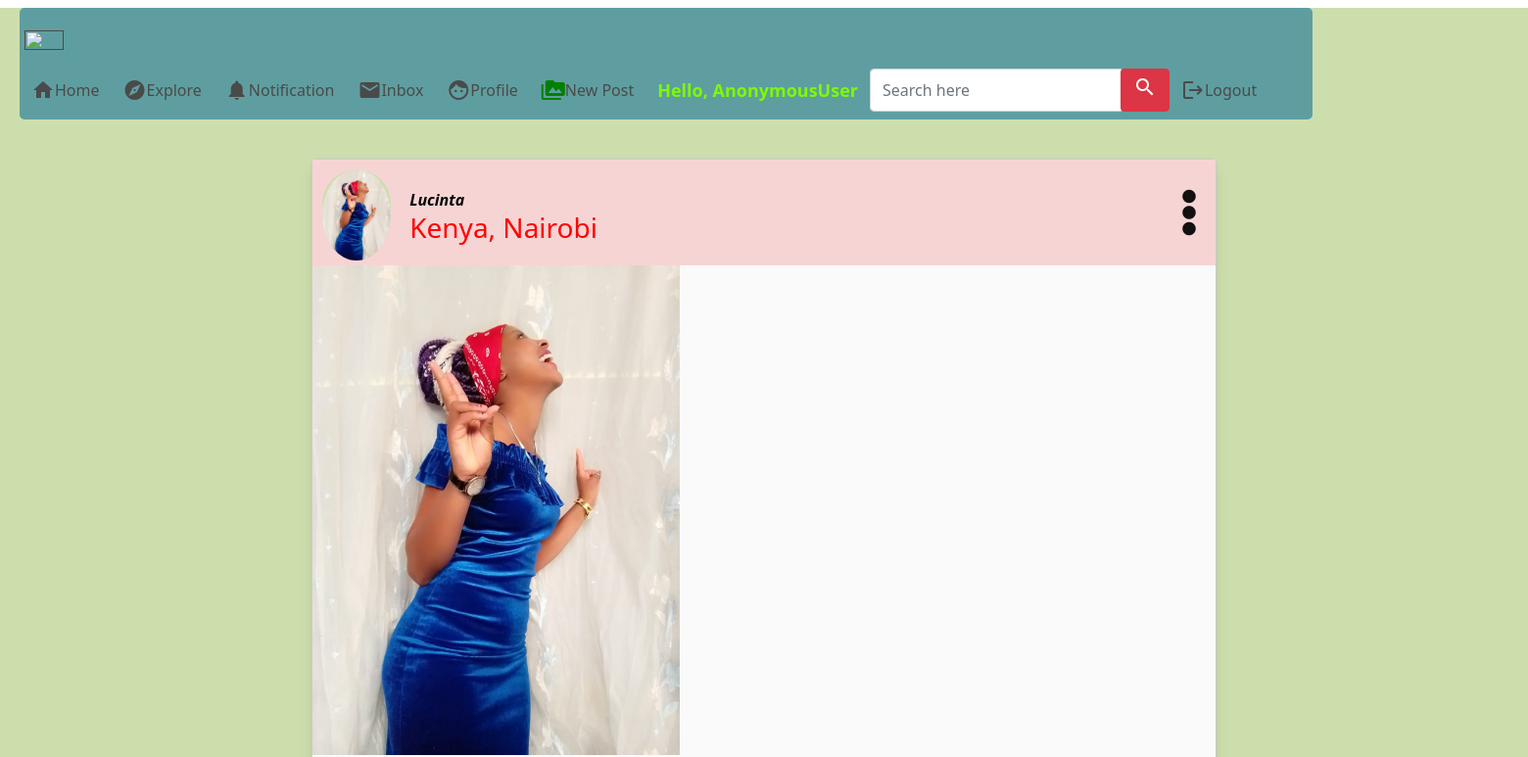
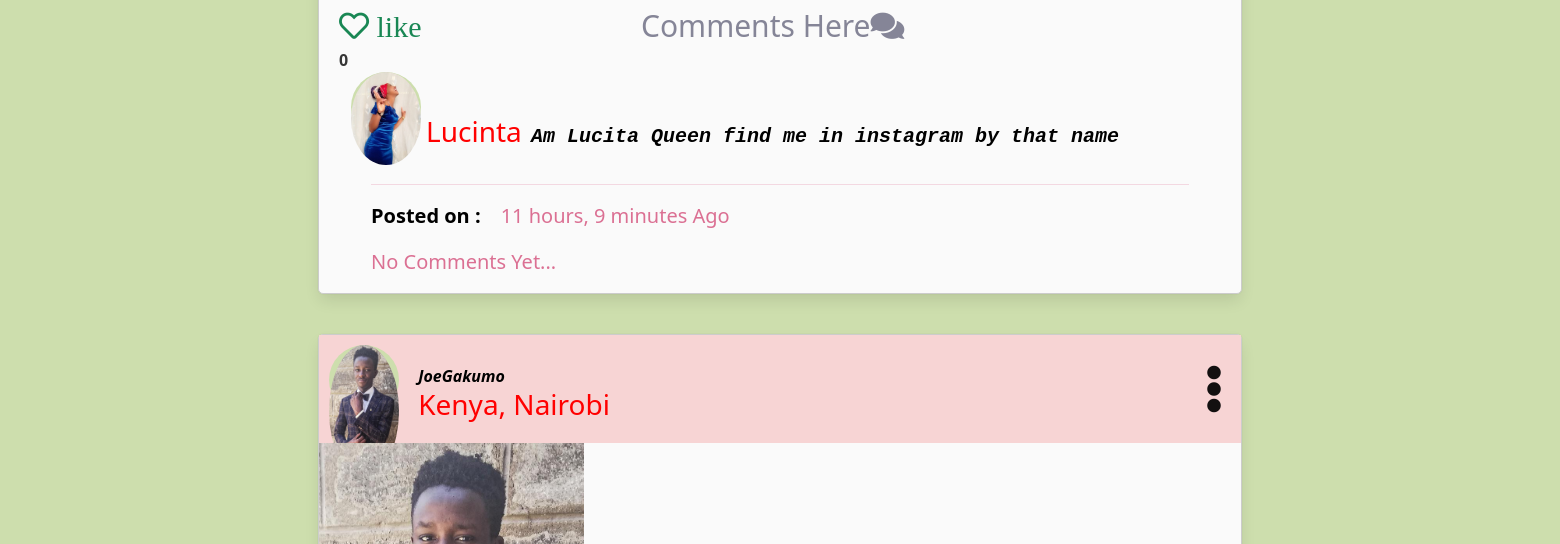
/ (upper part), run on an earlier commit of the app's database (2 pictures, top to bottom).
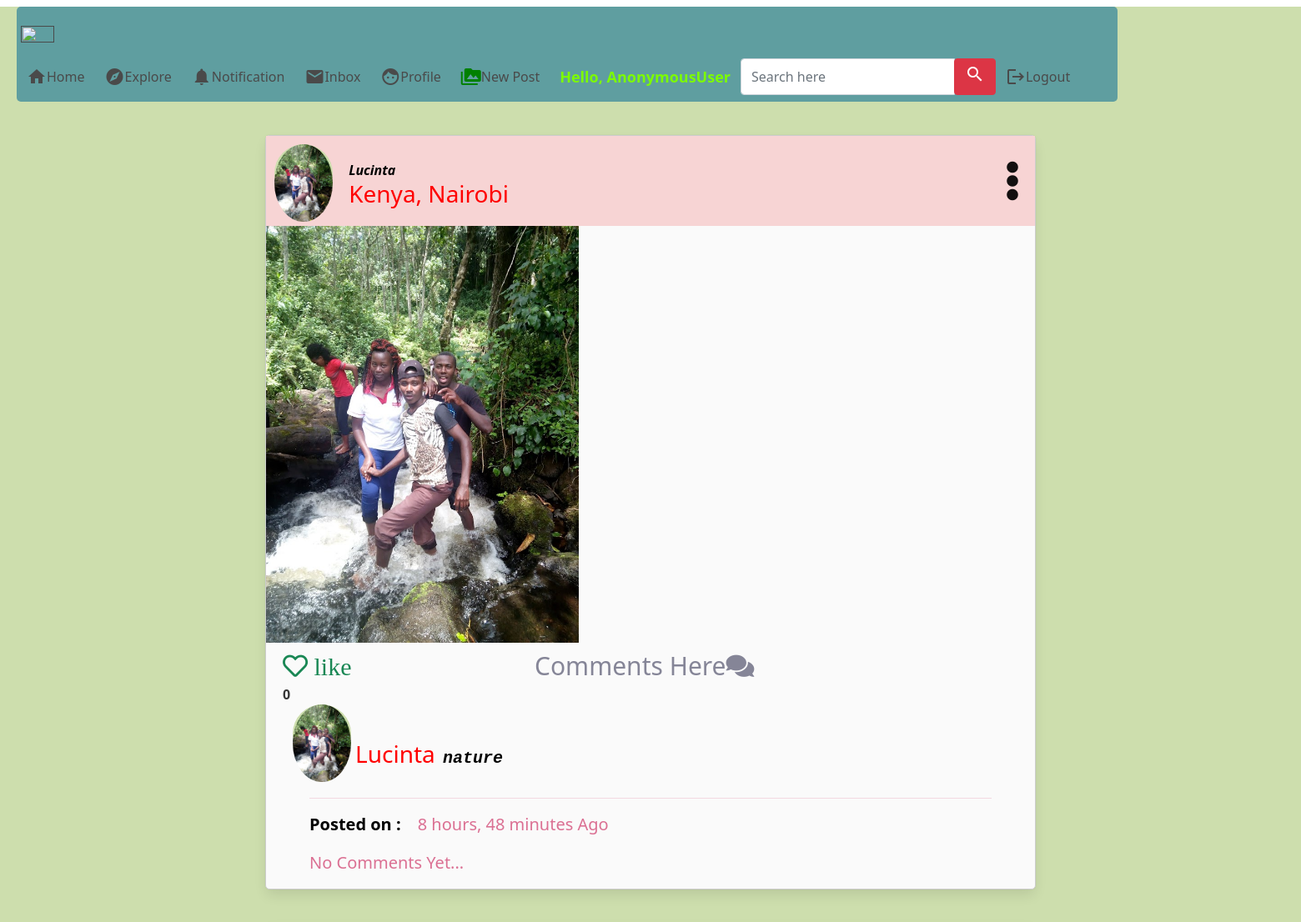
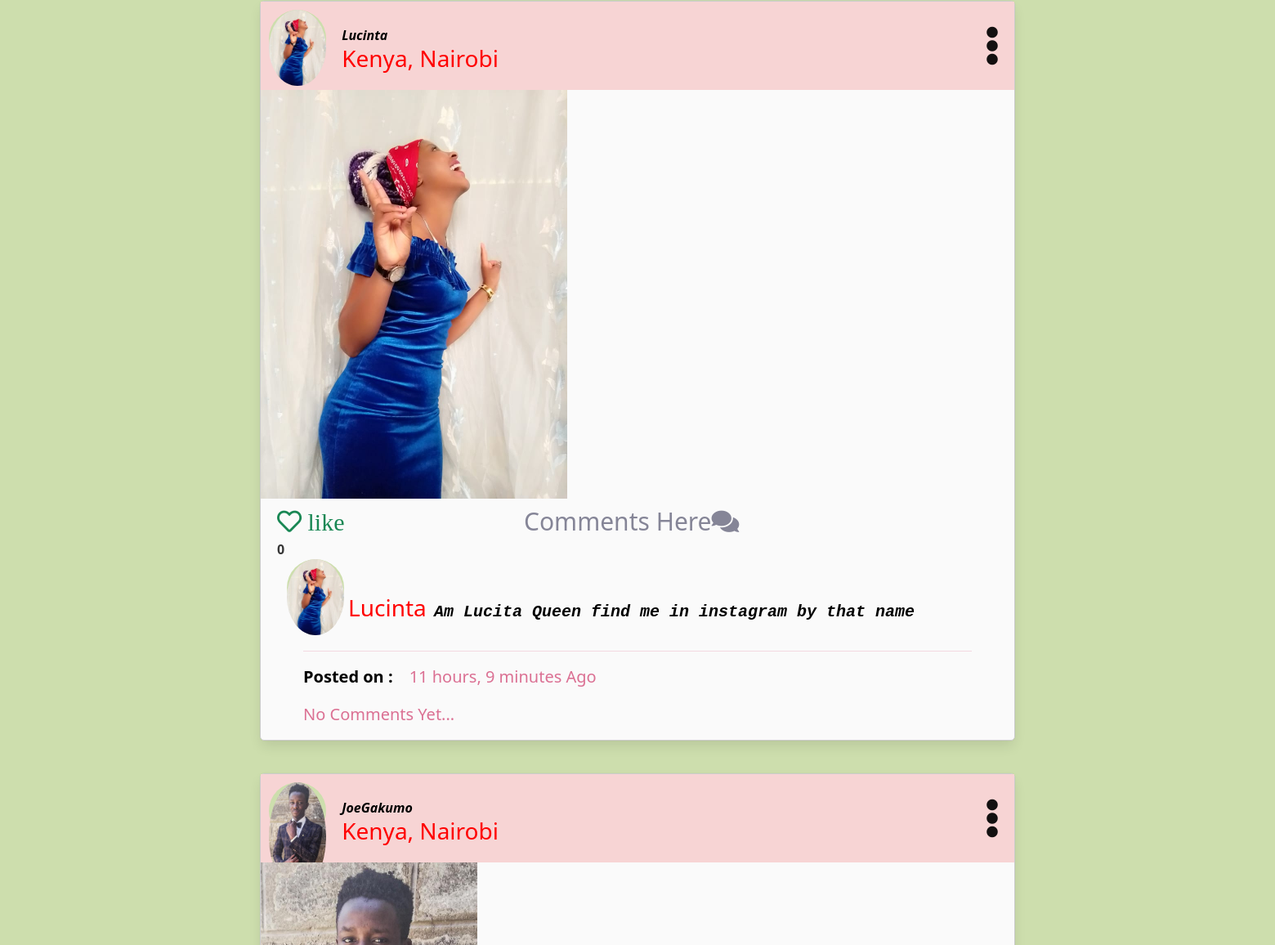
And on a later commit of the database (2 pictures, top to bottom).
### myinstagram/models.py (models this page shows, shortened)
class Post(models.Model):
    author=models.ForeignKey('auth.User',on_delete=models.CASCADE)
    image=models.ImageField(blank=True, null=True)
    mycaption=models.TextField()
    created_date=models.DateTimeField(default=timezone.now)
    liked = models.ManyToManyField(User, default=None,blank= True,related_name='liked')

### myinstagram/views.py (the view)
# urls.py: path('', views.post, name='post'),
def post(request):
    posts = Post.objects.all().filter(created_date__lte = timezone.now()).order_by('-created_date')
    user = request.user
    return render(request,'all-in-one/post.html',{'posts':posts,'user':user})

### myinstagram/templates/all-in-one/post.html (shortened to what this page needs)
{% extends 'all-in-one/base.html' %}
{% block content %}
<!DOCTYPE html>
<html lang="en">
<head>
    <link rel="stylesheet" href="https://pro.fontawesome.com/releases/v5.10.0/css/all.css"/>
    <link rel="stylesheet" href="static/main.css">
    <link href="https://cdn.jsdelivr.net/npm/bootstrap@5.0.2/dist/css/bootstrap.min.css" rel="stylesheet">
</head>
<body style="color: rgb(26, 23, 23);">
    <div class="container">
                {% for post in posts %}
      <div class="card">
          <div class="card_header">
              <div class="profile-image rounded-corners">
                {% if post.image %}
                <img src="{{post.image.url}}" alt="my picture" class="image" style="border-radius: 50%;">
                {% endif%}
              </div>
              <div class="user-info">
                  <div class="post-name">{{post.author}}</div>
                    <div class="post-location"><h3>Kenya, Nairobi</h3></div>
                </div>
                <div class="post-caption">
                    <i class="fas fa-ellipsis-v"></i>
                </div>
          </div>
          <div class="post-image" style="height: 300px;">
            {% if post.image %}
              <img src="{{post.image.url}}" alt="my picture" class="image" id="image">
              {% endif%}
          </div>
          <div class="post-engagement">
            <div class="col">
                <div class="row">
                    <div class="col-md-4">
                        <form action="{% url 'like-post' %}" method="POST" >
                            {% if user not in post.liked.all %}
                            <a href=""><i class="far fa-heart text-success"> like</i></a>
                            {% else %}
                            <a href=""><i class="fas fa-heart-broken">unlike</i></a>
                            {%endif%}
                        </form>
                        <strong>{{post.liked.all.count}}</strong>
                    </div>
                    <div class="col-md-5">
                       <a  href="{% url 'comments' post.id %}" style="text-decoration: none;">Comments Here<i class="fas fa-comments"></i><a>
                    </div>
                </div>
            </div>
          </div>
          <div class="container">
             <div class="row">
                 <div class="col">
                        <div class="caption">
                            <div class="profile-image rounded-corners">
                                {% if post.image %}
                                <img src="{{post.image.url}}" alt="my picture" class="image" style="border-radius: 50%;">
                                {% endif%}
                              </div>
                            <a href="{% url 'post' %}"><h3>{{post.author}}</h3></a>
                            <span style="color: black;font-family: 'Courier New', Courier, monospace; font-style: italic;"><p>{{post.mycaption}}</p></span>
                            <div class="time-posted">
                                <hr>
                                    <p><span style=" color:black">Posted on :</span>{{post.created_date | timesince}} Ago</p>
                                {% if not post.comments.all %}
                                <p>No Comments Yet... </p>
                                {% else %}
                                {% for comment in post.comments.all %}
                                <h2>{{comment.author}}</h2>
                                <p><span style=" color:black">Comment :</span>{{comment.body}}</p>
                                <p><span style=" color:purple"></span>{{comment.date}}</p>
                                {%endfor%}
                                {%endif%}
                            </div>
                        </div>
                 </div>
             </div>
          </div>
      </div>
    {% endfor %}
</div>
</body>
</html>
{% endblock %}

What changed in the data, as far as the page shows it:
added Post: image (picture), author "Lucinta", shows "like", liked.all.count "0", mycaption "nature", created_date "8 hours, 48 minutes", shows "No Comments Yet..."
